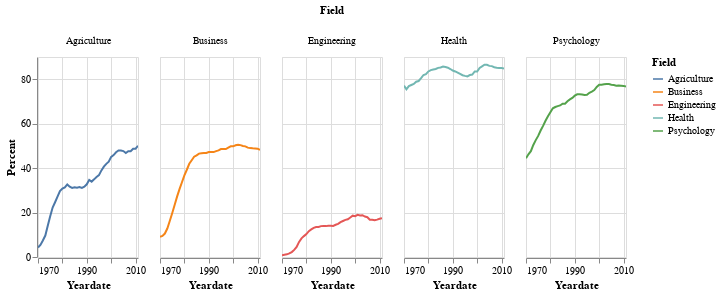

Source (notebook cell):
### Markdown cell above
## Subplots for small-multiples

Often plots will become confusing with too many lines overlapping. One solution is to split the plots up in a way that still allows comparison across categories.

- We typically call these "small multiples" or "faceted" plots
- Figsize is for whole composite figure (not each subplot)
- **Note that the default is to have independent y-axis ranges!** (But shared X)

### Code cell
df_tall.plot.line(
    alt.X('Yeardate:T'),
    alt.Y('Percent:Q'),
    alt.Color('Field:N')
).properties(
    width=100, 
    height=200
).facet(
    column='Field'
)

### Figure 1 — Vega-Lite specification as saved in the notebook (floating-point values rounded to 4 significant figures; data arrays with more than 128 entries replaced by an {"elided": "..."} marker saying what was removed)
{"config": {"view": {"continuousWidth": 300, "continuousHeight": 300}}, "data": {"name": "data-7bd34bc17e6719b4e12365c5b18fa641"}, "facet": {"column": {"field": "Field", "type": "nominal"}}, "spec": {"mark": {"type": "line", "tooltip": true}, "encoding": {"color": {"field": "Field", "type": "nominal"}, "x": {"field": "Yeardate", "type": "temporal"}, "y": {"field": "Percent", "type": "quantitative"}}, "height": 200, "name": "view_7", "width": 100}, "params": [{"name": "param_28", "select": {"type": "interval", "encodings": ["x", "y"]}, "bind": "scales", "views": ["view_7"]}], "$schema": "https://vega.github.io/schema/vega-lite/v5.20.1.json", "datasets": {"data-7bd34bc17e6719b4e12365c5b18fa641": {"elided": "210 records"}}}
